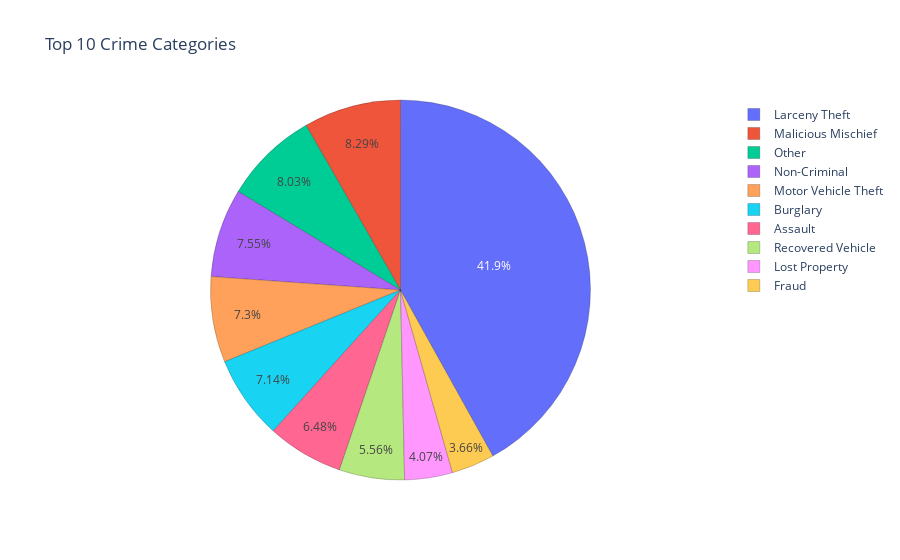

Notebook source saved alongside this figure:
### Code cell
#####################################################################
# Insight 6: Top 10 Crime Categories
#####################################################################
sql6 = """SELECT IncidentCategory, COUNT(1)
FROM Incident_Details
GROUP BY IncidentCategory
ORDER BY 2 DESC
LIMIT 10"""
insight6 = execute_sql_statement(sql6,conn)

categories = [row[0] for row in insight6]
counts = [row[1] for row in insight6]

trace = go.Pie(labels=categories, values=counts)
layout = go.Layout(title='Top 10 Crime Categories')
fig = go.Figure(data=[trace], layout=layout)
fig.update_traces(marker=dict(line=dict(color='#000000', width=0.2)))
fig.show()

### Figure 1 — Plotly figure (JSON) as saved in the notebook; plotly's stock layout.template omitted (floating-point values rounded to 4 significant figures)
{"data": [{"labels": ["Larceny Theft", "Malicious Mischief", "Other", "Non-Criminal", "Motor Vehicle Theft", "Burglary", "Assault", "Recovered Vehicle", "Lost Property", "Fraud"], "marker": {"line": {"color": "#000000", "width": 0.2}}, "type": "pie", "values": [217203, 42935, 41620, 39113, 37820, 37009, 33556, 28796, 21079, 18962]}], "layout": {"title": {"text": "Top 10 Crime Categories"}}}
